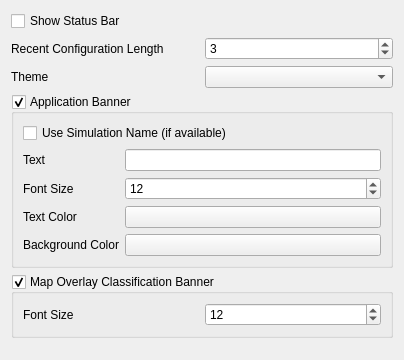
<?xml version="1.0" encoding="UTF-8"?>
<ui version="4.0">
 <class>WkfGeneralPrefWidget</class>
 <widget class="QWidget" name="WkfGeneralPrefWidget">
  <property name="geometry">
   <rect>
    <x>0</x>
    <y>0</y>
    <width>404</width>
    <height>360</height>
   </rect>
  </property>
  <property name="windowTitle">
   <string>General</string>
  </property>
  <layout class="QVBoxLayout" name="verticalLayout">
   <item>
    <widget class="QCheckBox" name="statusBarCheckBox">
     <property name="font">
      <font>
       <pointsize>9</pointsize>
      </font>
     </property>
     <property name="text">
      <string>Show Status Bar</string>
     </property>
    </widget>
   </item>
   <item>
    <layout class="QHBoxLayout" name="horizontalLayout">
     <item>
      <widget class="QLabel" name="label_2">
       <property name="font">
        <font>
         <pointsize>9</pointsize>
        </font>
       </property>
       <property name="text">
        <string>Recent Configuration Length</string>
       </property>
      </widget>
     </item>
     <item>
      <widget class="QSpinBox" name="recentConfigSpinBox">
       <property name="minimum">
        <number>1</number>
       </property>
       <property name="maximum">
        <number>10</number>
       </property>
       <property name="value">
        <number>3</number>
       </property>
      </widget>
     </item>
    </layout>
   </item>
   <item>
    <layout class="QHBoxLayout" name="horizontalLayout_2">
     <item>
      <widget class="QLabel" name="mThemeLabel">
       <property name="font">
        <font>
         <pointsize>9</pointsize>
        </font>
       </property>
       <property name="text">
        <string>Theme</string>
       </property>
       <property name="alignment">
        <set>Qt::AlignLeading|Qt::AlignLeft|Qt::AlignVCenter</set>
       </property>
      </widget>
     </item>
     <item>
      <widget class="QComboBox" name="mThemeBox"/>
     </item>
    </layout>
   </item>
   <item>
    <widget class="QGroupBox" name="applicationGroupBox">
     <property name="font">
      <font>
       <pointsize>9</pointsize>
      </font>
     </property>
     <property name="title">
      <string>Application Banner</string>
     </property>
     <property name="checkable">
      <bool>true</bool>
     </property>
     <layout class="QGridLayout" name="gridLayout">
      <item row="3" column="0">
       <widget class="QLabel" name="appTextColorLabel">
        <property name="text">
         <string>Text Color</string>
        </property>
       </widget>
      </item>
      <item row="1" column="1">
       <widget class="QLineEdit" name="appTextLineEdit"/>
      </item>
      <item row="1" column="0">
       <widget class="QLabel" name="appTextLabel">
        <property name="text">
         <string>Text</string>
        </property>
       </widget>
      </item>
      <item row="2" column="1">
       <widget class="QSpinBox" name="appFontSpinBox">
        <property name="minimum">
         <number>6</number>
        </property>
        <property name="maximum">
         <number>24</number>
        </property>
        <property name="value">
         <number>12</number>
        </property>
       </widget>
      </item>
      <item row="3" column="1">
       <widget class="UtQtColorButton" name="appTextColorPushButton">
        <property name="text">
         <string/>
        </property>
       </widget>
      </item>
      <item row="4" column="0">
       <widget class="QLabel" name="appBgColorLabel">
        <property name="text">
         <string>Background Color</string>
        </property>
       </widget>
      </item>
      <item row="2" column="0">
       <widget class="QLabel" name="appFontLabel">
        <property name="text">
         <string>Font Size</string>
        </property>
       </widget>
      </item>
      <item row="4" column="1">
       <widget class="UtQtColorButton" name="appBgColorPushButton">
        <property name="text">
         <string/>
        </property>
       </widget>
      </item>
      <item row="0" column="0" colspan="2">
       <widget class="QCheckBox" name="appTextSimNameCheckBox">
        <property name="text">
         <string>Use Simulation Name (if available)</string>
        </property>
       </widget>
      </item>
     </layout>
    </widget>
   </item>
   <item>
    <widget class="QGroupBox" name="overlayGroupBox">
     <property name="font">
      <font>
       <pointsize>9</pointsize>
      </font>
     </property>
     <property name="title">
      <string>Map Overlay Classification Banner</string>
     </property>
     <property name="checkable">
      <bool>true</bool>
     </property>
     <layout class="QGridLayout" name="gridLayout_2">
      <item row="0" column="0">
       <widget class="QLabel" name="overlayFontLabel">
        <property name="text">
         <string>Font Size</string>
        </property>
       </widget>
      </item>
      <item row="0" column="1">
       <widget class="QSpinBox" name="overlayFontSpinBox">
        <property name="minimum">
         <number>6</number>
        </property>
        <property name="maximum">
         <number>24</number>
        </property>
        <property name="value">
         <number>12</number>
        </property>
       </widget>
      </item>
     </layout>
    </widget>
   </item>
   <item>
    <spacer name="verticalSpacer">
     <property name="orientation">
      <enum>Qt::Vertical</enum>
     </property>
     <property name="sizeHint" stdset="0">
      <size>
       <width>20</width>
       <height>40</height>
      </size>
     </property>
    </spacer>
   </item>
  </layout>
 </widget>
 <customwidgets>
  <customwidget>
   <class>UtQtColorButton</class>
   <extends>QPushButton</extends>
   <header>UtQtColorButton.hpp</header>
  </customwidget>
 </customwidgets>
 <tabstops>
  <tabstop>statusBarCheckBox</tabstop>
  <tabstop>recentConfigSpinBox</tabstop>
  <tabstop>mThemeBox</tabstop>
  <tabstop>appTextLineEdit</tabstop>
  <tabstop>appFontSpinBox</tabstop>
  <tabstop>appTextColorPushButton</tabstop>
  <tabstop>appBgColorPushButton</tabstop>
 </tabstops>
 <resources/>
 <connections/>
</ui>
